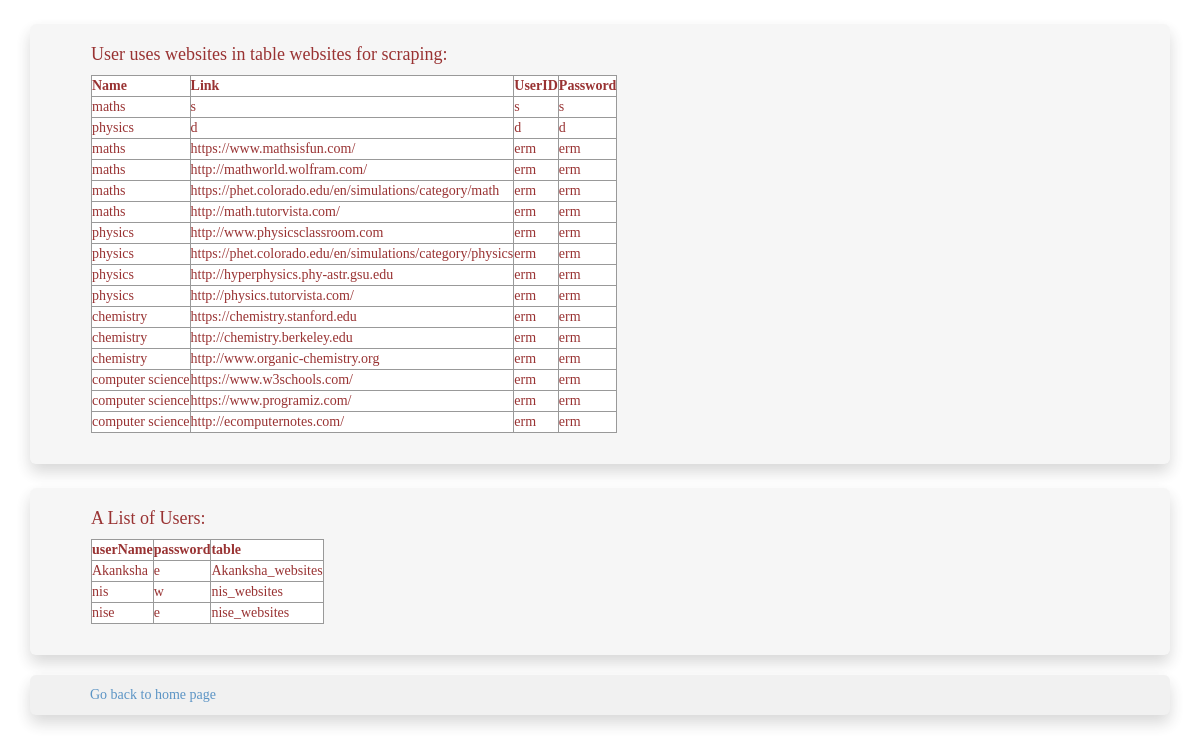
/listing, run on an earlier commit of the app's database.
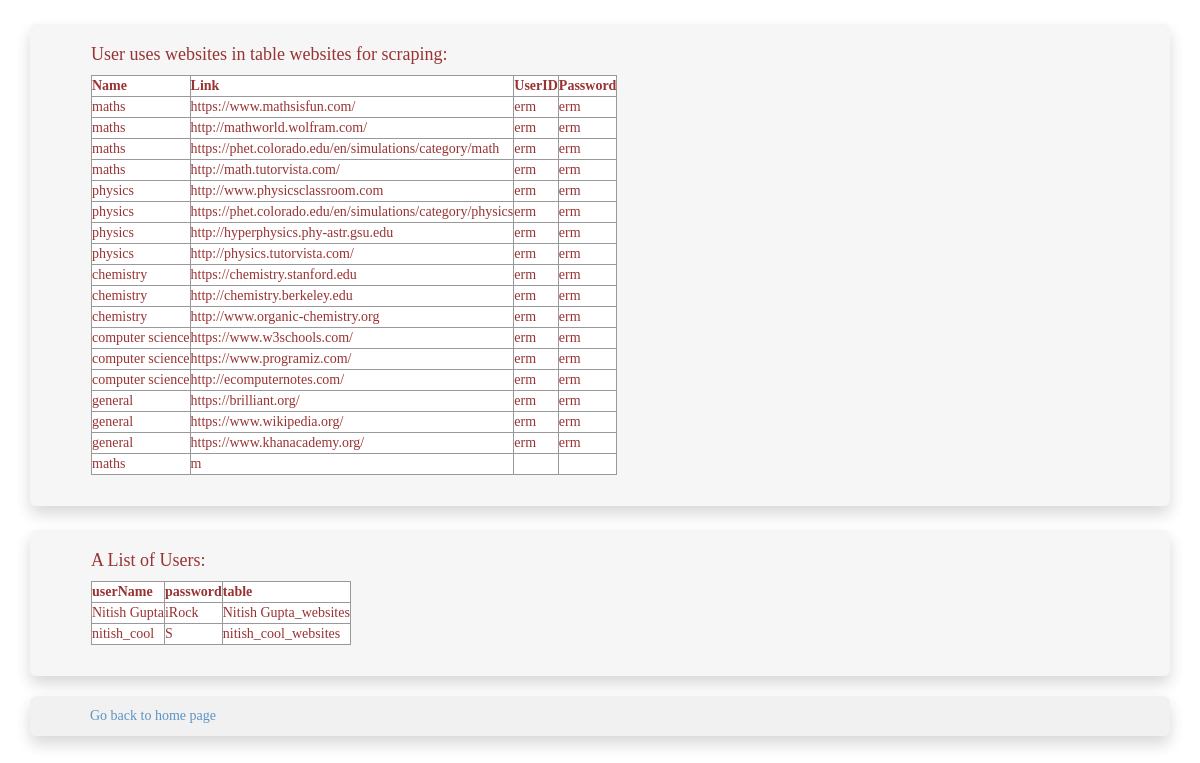
And on a later commit of the database.
### tables this page shows
CREATE TABLE [websites](name TEXT, link TEXT PRIMARY KEY, uid TEXT, pw TEXT);

CREATE TABLE listOfUsers(usrname TEXT PRIMARY KEY, pword TEXT, tname TEXT);

### NotesPro.py (the view)
@app.route('/listing')
def listing(user=user):
    user = getUser()
    con = sql.connect("database.db")
    con.row_factory = sql.Row
    cur = con.cursor()
    cur.execute("select * from [" +user.table+ "]")
    rowsWebsites = cur.fetchall()
    cur.execute("select * from listOfUsers")
    rowsUsers = cur.fetchall()
    return render_template("listing.html",rowsWebsites = rowsWebsites, rowsUsers=rowsUsers, table=user.description())

### NotesPro.py (called while the page is built)
def getUser():
    global user
    return user

### userClass.py (called while the page is built)
    def description(self):
        desc_str = "%s uses websites in table %s for scraping" % (self.userName, self.table)
        return desc_str

### templates/listing.html (shortened to what this page needs)
<!DOCTYPE html>
<html lang="en">
<link rel="stylesheet" href="https://maxcdn.bootstrapcdn.com/bootstrap/3.3.7/css/bootstrap.min.css">
<body>
<div class="container">
 <div class="jumbotron panel">
    <h4>{{ table }}: </h4>
    <table border = 1 cellpadding=10>
        <thead>
           <td>Name</td>
           <td>Link</td>
           <td>UserID</td>
           <td>Password</td>
        </thead>
        {% for row in rowsWebsites %}
           <tr class = "tableformat">
              <td>{{row["name"]}}</td>
              <td>{{row["link"]}}</td>
              <td>{{ row["uid"]}}</td>
              <td>{{row['pw']}}</td>
           </tr>
        {% endfor %}
     </table>
     <br>
 </div>
 <div class="jumbotron panel">
     <h4>A List of Users: </h4>
     <table border = 1 cellpadding=10>
            <thead>
               <td>userName</td>
               <td>password</td>
               <td>table</td>
            </thead>
            {% for row in rowsUsers %}
               <tr class = "tableformat">
                  <td>{{row["usrname"]}}</td>
                  <td>{{row["pword"]}}</td>
                  <td>{{ row["tname"]}}</td>
               </tr>
            {% endfor %}
    </table>
    <br>
 </div>
 <div class="jumbotron">
     <a href = "/">Go back to home page</a>
</div>
</div>
</body>
</html>

### templates/listing.html (style rules this page uses)
body { background-image: url("http://www.polyvore.com/cgi/img-thing?.out=jpg&size=l&tid=21695497"); font-family:"Lobster"; }
.jumbotron { font-family:"Lobster"; opacity: 0.8; padding-top: 10px; padding-bottom: 10px; box-shadow: 0 8px 16px 0 rgba(0,0,0,0.2); }
.panel { font-family:Cambria, Cochin, Georgia, Times, Times New Roman, serif; margin-top: 24px; background-color: whitesmoke; color: maroon; }
table { overflow: auto; background-color: white; }
thead { overflow: auto; font-weight: bold; background-color: white; }
h4 { font-family:"Lobster"; }

What changed in the data, as far as the page shows it:
removed websites: name "maths", link "s", uid "s", pw "s"
removed websites: name "physics", link "d", uid "d", pw "d"
removed listOfUsers: usrname "Akanksha", pword "e", tname "Akanksha_websites"
removed listOfUsers: usrname "nis", pword "w", tname "nis_websites"
removed listOfUsers: usrname "nise", pword "e", tname "nise_websites"
added websites: name "general", link "https://brilliant.org/", uid "erm", pw "erm"
added websites: name "general", link "https://www.wikipedia.org/", uid "erm", pw "erm"
added websites: name "general", link "https://www.khanacademy.org/", uid "erm", pw "erm"
added websites: name "maths", link "m"
added listOfUsers: usrname "Nitish Gupta", pword "iRock", tname "Nitish Gupta_websites"
added listOfUsers: usrname "nitish_cool", pword "S", tname "nitish_cool_websites"
